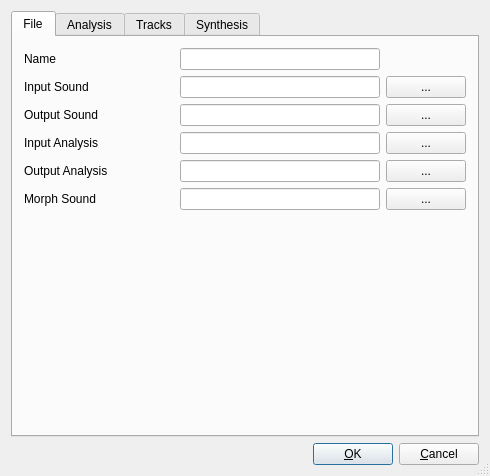
<?xml version="1.0" encoding="UTF-8"?>
<ui version="4.0">
 <class>SMSConfigDlg</class>
 <widget class="QDialog" name="SMSConfigDlg">
  <property name="geometry">
   <rect>
    <x>0</x>
    <y>0</y>
    <width>490</width>
    <height>476</height>
   </rect>
  </property>
  <property name="windowTitle">
   <string>SMSTools 2 - New Configuration</string>
  </property>
  <property name="sizeGripEnabled">
   <bool>true</bool>
  </property>
  <layout class="QVBoxLayout">
   <property name="spacing">
    <number>6</number>
   </property>
   <property name="margin">
    <number>11</number>
   </property>
   <item>
    <widget class="QTabWidget" name="mConfigTab">
     <widget class="QWidget" name="mFilePage">
      <attribute name="title">
       <string>File</string>
      </attribute>
      <layout class="QGridLayout">
       <item row="0" column="4">
        <widget class="QLineEdit" name="mCfgNameLineEdit">
         <property name="sizePolicy">
          <sizepolicy hsizetype="Expanding" vsizetype="Fixed">
           <horstretch>0</horstretch>
           <verstretch>0</verstretch>
          </sizepolicy>
         </property>
         <property name="minimumSize">
          <size>
           <width>200</width>
           <height>21</height>
          </size>
         </property>
        </widget>
       </item>
       <item row="1" column="4">
        <widget class="QLineEdit" name="mInputSoundLineEdit">
         <property name="minimumSize">
          <size>
           <width>200</width>
           <height>21</height>
          </size>
         </property>
        </widget>
       </item>
       <item row="1" column="5">
        <widget class="QPushButton" name="mBrowseInputSoundFile">
         <property name="text">
          <string>...</string>
         </property>
        </widget>
       </item>
       <item row="0" column="0">
        <widget class="QLabel" name="mCfgNameLabel">
         <property name="text">
          <string>Name</string>
         </property>
         <property name="wordWrap">
          <bool>false</bool>
         </property>
        </widget>
       </item>
       <item row="2" column="4">
        <widget class="QLineEdit" name="mOutputSoundLineEdit">
         <property name="minimumSize">
          <size>
           <width>200</width>
           <height>21</height>
          </size>
         </property>
        </widget>
       </item>
       <item row="3" column="5">
        <widget class="QPushButton" name="mBrowseInputAnalysisFile">
         <property name="text">
          <string>...</string>
         </property>
        </widget>
       </item>
       <item row="3" column="4">
        <widget class="QLineEdit" name="mInputAnalysisLineEdit">
         <property name="minimumSize">
          <size>
           <width>200</width>
           <height>21</height>
          </size>
         </property>
        </widget>
       </item>
       <item row="3" column="3">
        <spacer name="hspacing4">
         <property name="orientation">
          <enum>Qt::Horizontal</enum>
         </property>
         <property name="sizeType">
          <enum>QSizePolicy::Expanding</enum>
         </property>
         <property name="sizeHint" stdset="0">
          <size>
           <width>30</width>
           <height>21</height>
          </size>
         </property>
        </spacer>
       </item>
       <item row="2" column="3">
        <spacer name="hspacing3">
         <property name="orientation">
          <enum>Qt::Horizontal</enum>
         </property>
         <property name="sizeType">
          <enum>QSizePolicy::Expanding</enum>
         </property>
         <property name="sizeHint" stdset="0">
          <size>
           <width>30</width>
           <height>21</height>
          </size>
         </property>
        </spacer>
       </item>
       <item row="1" column="2" colspan="2">
        <spacer name="hspacing2">
         <property name="orientation">
          <enum>Qt::Horizontal</enum>
         </property>
         <property name="sizeType">
          <enum>QSizePolicy::Expanding</enum>
         </property>
         <property name="sizeHint" stdset="0">
          <size>
           <width>40</width>
           <height>20</height>
          </size>
         </property>
        </spacer>
       </item>
       <item row="2" column="5">
        <widget class="QPushButton" name="mBrowseOutputSoundFile">
         <property name="text">
          <string>...</string>
         </property>
        </widget>
       </item>
       <item row="0" column="1" colspan="3">
        <spacer name="hspacing1">
         <property name="orientation">
          <enum>Qt::Horizontal</enum>
         </property>
         <property name="sizeType">
          <enum>QSizePolicy::Expanding</enum>
         </property>
         <property name="sizeHint" stdset="0">
          <size>
           <width>60</width>
           <height>21</height>
          </size>
         </property>
        </spacer>
       </item>
       <item row="2" column="0" colspan="2">
        <widget class="QLabel" name="mOutputSoundFileNameLabel">
         <property name="text">
          <string>Output Sound</string>
         </property>
         <property name="wordWrap">
          <bool>false</bool>
         </property>
        </widget>
       </item>
       <item row="3" column="0" colspan="2">
        <widget class="QLabel" name="mInputAnalysisFileLabel">
         <property name="text">
          <string>Input Analysis</string>
         </property>
         <property name="wordWrap">
          <bool>false</bool>
         </property>
        </widget>
       </item>
       <item row="1" column="0">
        <widget class="QLabel" name="mInputSoundFileLabel">
         <property name="text">
          <string>Input Sound</string>
         </property>
         <property name="wordWrap">
          <bool>false</bool>
         </property>
        </widget>
       </item>
       <item row="4" column="0" colspan="3">
        <widget class="QLabel" name="mOutputAnalysisFileLabel">
         <property name="text">
          <string>Output Analysis</string>
         </property>
         <property name="wordWrap">
          <bool>false</bool>
         </property>
        </widget>
       </item>
       <item row="4" column="3">
        <spacer name="hspacing5">
         <property name="orientation">
          <enum>Qt::Horizontal</enum>
         </property>
         <property name="sizeType">
          <enum>QSizePolicy::Expanding</enum>
         </property>
         <property name="sizeHint" stdset="0">
          <size>
           <width>30</width>
           <height>21</height>
          </size>
         </property>
        </spacer>
       </item>
       <item row="4" column="5">
        <widget class="QPushButton" name="mBrowseOutputAnalysisFile">
         <property name="text">
          <string>...</string>
         </property>
        </widget>
       </item>
       <item row="4" column="4">
        <widget class="QLineEdit" name="mOutputAnalysisLineEdit">
         <property name="minimumSize">
          <size>
           <width>200</width>
           <height>21</height>
          </size>
         </property>
        </widget>
       </item>
       <item row="6" column="4">
        <spacer name="vspace0">
         <property name="orientation">
          <enum>Qt::Vertical</enum>
         </property>
         <property name="sizeType">
          <enum>QSizePolicy::Expanding</enum>
         </property>
         <property name="sizeHint" stdset="0">
          <size>
           <width>21</width>
           <height>40</height>
          </size>
         </property>
        </spacer>
       </item>
       <item row="5" column="0" colspan="3">
        <widget class="QLabel" name="mMorphSoundFileLabel">
         <property name="text">
          <string>Morph Sound</string>
         </property>
         <property name="wordWrap">
          <bool>false</bool>
         </property>
        </widget>
       </item>
       <item row="5" column="3">
        <spacer name="hspacing6">
         <property name="orientation">
          <enum>Qt::Horizontal</enum>
         </property>
         <property name="sizeType">
          <enum>QSizePolicy::Expanding</enum>
         </property>
         <property name="sizeHint" stdset="0">
          <size>
           <width>36</width>
           <height>21</height>
          </size>
         </property>
        </spacer>
       </item>
       <item row="5" column="4">
        <widget class="QLineEdit" name="mMorphSoundFileLineEdit">
         <property name="minimumSize">
          <size>
           <width>200</width>
           <height>21</height>
          </size>
         </property>
        </widget>
       </item>
       <item row="5" column="5">
        <widget class="QPushButton" name="mBrowseMorphSoundFile">
         <property name="text">
          <string>...</string>
         </property>
        </widget>
       </item>
      </layout>
     </widget>
     <widget class="QWidget" name="mAnalysisPage">
      <attribute name="title">
       <string>Analysis</string>
      </attribute>
      <layout class="QGridLayout">
       <item row="0" column="1">
        <spacer name="haspacing0">
         <property name="orientation">
          <enum>Qt::Horizontal</enum>
         </property>
         <property name="sizeType">
          <enum>QSizePolicy::Expanding</enum>
         </property>
         <property name="sizeHint" stdset="0">
          <size>
           <width>31</width>
           <height>21</height>
          </size>
         </property>
        </spacer>
       </item>
       <item row="0" column="2">
        <widget class="QLineEdit" name="mAnalysisWindowSizeLineEdit">
         <property name="maxLength">
          <number>32767</number>
         </property>
         <property name="echoMode">
          <enum>QLineEdit::Normal</enum>
         </property>
         <property name="alignment">
          <set>Qt::AlignRight</set>
         </property>
        </widget>
       </item>
       <item row="1" column="1">
        <spacer name="haspacing1">
         <property name="orientation">
          <enum>Qt::Horizontal</enum>
         </property>
         <property name="sizeType">
          <enum>QSizePolicy::Expanding</enum>
         </property>
         <property name="sizeHint" stdset="0">
          <size>
           <width>31</width>
           <height>21</height>
          </size>
         </property>
        </spacer>
       </item>
       <item row="1" column="2">
        <widget class="QLineEdit" name="mAnalysisHopSizeLineEdit">
         <property name="alignment">
          <set>Qt::AlignRight</set>
         </property>
        </widget>
       </item>
       <item row="2" column="1">
        <spacer name="haspacing2">
         <property name="orientation">
          <enum>Qt::Horizontal</enum>
         </property>
         <property name="sizeType">
          <enum>QSizePolicy::Expanding</enum>
         </property>
         <property name="sizeHint" stdset="0">
          <size>
           <width>31</width>
           <height>21</height>
          </size>
         </property>
        </spacer>
       </item>
       <item row="2" column="2">
        <widget class="QComboBox" name="mAnalysisWindowTypeComboBox">
         <property name="sizePolicy">
          <sizepolicy hsizetype="Expanding" vsizetype="Fixed">
           <horstretch>0</horstretch>
           <verstretch>0</verstretch>
          </sizepolicy>
         </property>
        </widget>
       </item>
       <item row="4" column="1">
        <spacer name="haspacing4">
         <property name="orientation">
          <enum>Qt::Horizontal</enum>
         </property>
         <property name="sizeType">
          <enum>QSizePolicy::Expanding</enum>
         </property>
         <property name="sizeHint" stdset="0">
          <size>
           <width>31</width>
           <height>21</height>
          </size>
         </property>
        </spacer>
       </item>
       <item row="4" column="2">
        <widget class="QComboBox" name="mResAnalysisWindowTypeComboBox">
         <property name="sizePolicy">
          <sizepolicy hsizetype="Expanding" vsizetype="Fixed">
           <horstretch>0</horstretch>
           <verstretch>0</verstretch>
          </sizepolicy>
         </property>
        </widget>
       </item>
       <item row="3" column="1">
        <spacer name="haspzcing3">
         <property name="orientation">
          <enum>Qt::Horizontal</enum>
         </property>
         <property name="sizeType">
          <enum>QSizePolicy::Expanding</enum>
         </property>
         <property name="sizeHint" stdset="0">
          <size>
           <width>31</width>
           <height>21</height>
          </size>
         </property>
        </spacer>
       </item>
       <item row="3" column="2">
        <widget class="QLineEdit" name="mResAnalysisWindowSizeLineEdit">
         <property name="alignment">
          <set>Qt::AlignRight</set>
         </property>
        </widget>
       </item>
       <item row="5" column="1">
        <spacer name="haspzcing5">
         <property name="orientation">
          <enum>Qt::Horizontal</enum>
         </property>
         <property name="sizeType">
          <enum>QSizePolicy::Expanding</enum>
         </property>
         <property name="sizeHint" stdset="0">
          <size>
           <width>31</width>
           <height>21</height>
          </size>
         </property>
        </spacer>
       </item>
       <item row="5" column="2">
        <widget class="QLineEdit" name="mAnalysisZeroPaddingFactorLineEdit">
         <property name="alignment">
          <set>Qt::AlignRight</set>
         </property>
        </widget>
       </item>
       <item row="0" column="0">
        <widget class="QLabel" name="mAnalysisWindowSizeLabel">
         <property name="text">
          <string>Window Size</string>
         </property>
         <property name="wordWrap">
          <bool>false</bool>
         </property>
        </widget>
       </item>
       <item row="1" column="0">
        <widget class="QLabel" name="mAnalysisHopSizeLabel">
         <property name="text">
          <string>Hop Size</string>
         </property>
         <property name="wordWrap">
          <bool>false</bool>
         </property>
        </widget>
       </item>
       <item row="2" column="0">
        <widget class="QLabel" name="mAnalysiWindowTypeLabel">
         <property name="text">
          <string>Window Type</string>
         </property>
         <property name="wordWrap">
          <bool>false</bool>
         </property>
        </widget>
       </item>
       <item row="3" column="0">
        <widget class="QLabel" name="mResAnalysisWindowSizeLabel">
         <property name="text">
          <string>Res Window Size</string>
         </property>
         <property name="wordWrap">
          <bool>false</bool>
         </property>
        </widget>
       </item>
       <item row="4" column="0">
        <widget class="QLabel" name="mResAnalysisWindowTypeLabel">
         <property name="text">
          <string>Res Window Type</string>
         </property>
         <property name="wordWrap">
          <bool>false</bool>
         </property>
        </widget>
       </item>
       <item row="5" column="0">
        <widget class="QLabel" name="mAnalysisZeroPaddingFactorLabel">
         <property name="text">
          <string>Zero Padding Factor</string>
         </property>
         <property name="wordWrap">
          <bool>false</bool>
         </property>
        </widget>
       </item>
       <item row="6" column="0">
        <widget class="QLabel" name="mAnalysisPeakDetectMagThresholdLabel">
         <property name="text">
          <string>PeakDetectMagThreshold</string>
         </property>
         <property name="wordWrap">
          <bool>false</bool>
         </property>
        </widget>
       </item>
       <item row="6" column="1">
        <spacer name="haspzcing6">
         <property name="orientation">
          <enum>Qt::Horizontal</enum>
         </property>
         <property name="sizeType">
          <enum>QSizePolicy::Expanding</enum>
         </property>
         <property name="sizeHint" stdset="0">
          <size>
           <width>31</width>
           <height>21</height>
          </size>
         </property>
        </spacer>
       </item>
       <item row="6" column="2">
        <widget class="QLineEdit" name="mAnalysisPeakDetectMagThresholdLineEdit">
         <property name="alignment">
          <set>Qt::AlignRight</set>
         </property>
        </widget>
       </item>
       <item row="7" column="1">
        <spacer name="haspzcing7">
         <property name="orientation">
          <enum>Qt::Horizontal</enum>
         </property>
         <property name="sizeType">
          <enum>QSizePolicy::Expanding</enum>
         </property>
         <property name="sizeHint" stdset="0">
          <size>
           <width>31</width>
           <height>21</height>
          </size>
         </property>
        </spacer>
       </item>
       <item row="7" column="2">
        <widget class="QLineEdit" name="mAnalysisPeakDetectMaxFreqLineEdit">
         <property name="alignment">
          <set>Qt::AlignRight</set>
         </property>
        </widget>
       </item>
       <item row="8" column="0">
        <widget class="QLabel" name="mAnalysisSinTrackingFreqDeviationLabel">
         <property name="text">
          <string>SinTrackingFreqDeviation</string>
         </property>
         <property name="wordWrap">
          <bool>false</bool>
         </property>
        </widget>
       </item>
       <item row="8" column="1">
        <spacer name="haspzcing8">
         <property name="orientation">
          <enum>Qt::Horizontal</enum>
         </property>
         <property name="sizeType">
          <enum>QSizePolicy::Expanding</enum>
         </property>
         <property name="sizeHint" stdset="0">
          <size>
           <width>31</width>
           <height>21</height>
          </size>
         </property>
        </spacer>
       </item>
       <item row="8" column="2">
        <widget class="QLineEdit" name="mAnalysisSinTrackingFreqDeviationLineEdit">
         <property name="alignment">
          <set>Qt::AlignRight</set>
         </property>
        </widget>
       </item>
       <item row="7" column="0">
        <widget class="QLabel" name="mAnalysisPeakDetectMaxFreqLabel">
         <property name="text">
          <string>PeakDetectMaxFreq</string>
         </property>
         <property name="wordWrap">
          <bool>false</bool>
         </property>
        </widget>
       </item>
       <item row="9" column="1">
        <spacer name="haspzcing9">
         <property name="orientation">
          <enum>Qt::Horizontal</enum>
         </property>
         <property name="sizeType">
          <enum>QSizePolicy::Expanding</enum>
         </property>
         <property name="sizeHint" stdset="0">
          <size>
           <width>31</width>
           <height>21</height>
          </size>
         </property>
        </spacer>
       </item>
       <item row="9" column="2">
        <widget class="QLineEdit" name="mAnalysisReferenceFundFreqLineEdit">
         <property name="alignment">
          <set>Qt::AlignRight</set>
         </property>
        </widget>
       </item>
       <item row="9" column="0">
        <widget class="QLabel" name="mAnalysisReferenceFunFreqLabel">
         <property name="text">
          <string>Reference FundFreq</string>
         </property>
         <property name="wordWrap">
          <bool>false</bool>
         </property>
        </widget>
       </item>
       <item row="10" column="1">
        <spacer name="haspzcing10">
         <property name="orientation">
          <enum>Qt::Horizontal</enum>
         </property>
         <property name="sizeType">
          <enum>QSizePolicy::Expanding</enum>
         </property>
         <property name="sizeHint" stdset="0">
          <size>
           <width>31</width>
           <height>21</height>
          </size>
         </property>
        </spacer>
       </item>
       <item row="10" column="2">
        <widget class="QLineEdit" name="mAnalysisLowestFundFreqLineEdit">
         <property name="alignment">
          <set>Qt::AlignRight</set>
         </property>
        </widget>
       </item>
       <item row="10" column="0">
        <widget class="QLabel" name="mAnalysisLowestFundFreqLabel">
         <property name="text">
          <string>Lowest FundFreq</string>
         </property>
         <property name="wordWrap">
          <bool>false</bool>
         </property>
        </widget>
       </item>
       <item row="11" column="1">
        <spacer name="haspzcing11">
         <property name="orientation">
          <enum>Qt::Horizontal</enum>
         </property>
         <property name="sizeType">
          <enum>QSizePolicy::Expanding</enum>
         </property>
         <property name="sizeHint" stdset="0">
          <size>
           <width>31</width>
           <height>21</height>
          </size>
         </property>
        </spacer>
       </item>
       <item row="11" column="2">
        <widget class="QLineEdit" name="mAnalysisHighestFundFreqLineEdit">
         <property name="alignment">
          <set>Qt::AlignRight</set>
         </property>
        </widget>
       </item>
       <item row="11" column="0">
        <widget class="QLabel" name="mAnalysisHighestFundFreqLabel">
         <property name="text">
          <string>Highest FundFreq</string>
         </property>
         <property name="wordWrap">
          <bool>false</bool>
         </property>
        </widget>
       </item>
       <item row="12" column="0">
        <widget class="QCheckBox" name="mHarmonicAnalysisCheckBox">
         <property name="text">
          <string>Harmonic Analysis</string>
         </property>
        </widget>
       </item>
      </layout>
     </widget>
     <widget class="QWidget" name="mTracksPage">
      <attribute name="title">
       <string>Tracks</string>
      </attribute>
      <layout class="QGridLayout">
       <item row="0" column="1" colspan="2">
        <spacer name="hctspacing0">
         <property name="orientation">
          <enum>Qt::Horizontal</enum>
         </property>
         <property name="sizeType">
          <enum>QSizePolicy::Expanding</enum>
         </property>
         <property name="sizeHint" stdset="0">
          <size>
           <width>41</width>
           <height>31</height>
          </size>
         </property>
        </spacer>
       </item>
       <item row="2" column="0" colspan="2">
        <widget class="QLabel" name="mCleanTracksMinLengthLabel">
         <property name="text">
          <string>Clean Tracks Min Length</string>
         </property>
         <property name="wordWrap">
          <bool>false</bool>
         </property>
        </widget>
       </item>
       <item row="2" column="3">
        <widget class="QLineEdit" name="mCleanTracksMinLengthLineEdit">
         <property name="frame">
          <bool>true</bool>
         </property>
         <property name="alignment">
          <set>Qt::AlignRight</set>
         </property>
        </widget>
       </item>
       <item row="1" column="3">
        <widget class="QLineEdit" name="mCleanTracksMaxDropOutLineEdit">
         <property name="frame">
          <bool>true</bool>
         </property>
         <property name="alignment">
          <set>Qt::AlignRight</set>
         </property>
        </widget>
       </item>
       <item row="1" column="2">
        <spacer name="hctspacing1">
         <property name="orientation">
          <enum>Qt::Horizontal</enum>
         </property>
         <property name="sizeType">
          <enum>QSizePolicy::Expanding</enum>
         </property>
         <property name="sizeHint" stdset="0">
          <size>
           <width>80</width>
           <height>31</height>
          </size>
         </property>
        </spacer>
       </item>
       <item row="1" column="0" colspan="2">
        <widget class="QLabel" name="mCleanTracksMaxDropOutLabel">
         <property name="text">
          <string>Clean Tracks Max DropOut</string>
         </property>
         <property name="wordWrap">
          <bool>false</bool>
         </property>
        </widget>
       </item>
       <item row="0" column="0">
        <widget class="QCheckBox" name="mCleanTracksCheckBox">
         <property name="text">
          <string>Do Clean Tracks</string>
         </property>
        </widget>
       </item>
       <item row="2" column="2">
        <spacer name="hctspacing2">
         <property name="orientation">
          <enum>Qt::Horizontal</enum>
         </property>
         <property name="sizeType">
          <enum>QSizePolicy::Expanding</enum>
         </property>
         <property name="sizeHint" stdset="0">
          <size>
           <width>68</width>
           <height>20</height>
          </size>
         </property>
        </spacer>
       </item>
       <item row="3" column="0">
        <spacer name="vctspacing0">
         <property name="orientation">
          <enum>Qt::Vertical</enum>
         </property>
         <property name="sizeType">
          <enum>QSizePolicy::Expanding</enum>
         </property>
         <property name="sizeHint" stdset="0">
          <size>
           <width>21</width>
           <height>51</height>
          </size>
         </property>
        </spacer>
       </item>
      </layout>
     </widget>
     <widget class="QWidget" name="mSynthPage">
      <attribute name="title">
       <string>Synthesis</string>
      </attribute>
      <layout class="QGridLayout">
       <item row="0" column="2">
        <widget class="QLineEdit" name="mSynthFrameSizeLineEdit">
         <property name="alignment">
          <set>Qt::AlignRight</set>
         </property>
        </widget>
       </item>
       <item row="0" column="0">
        <widget class="QLabel" name="mSynthesisFrameSizeLabel">
         <property name="text">
          <string>Frame Size</string>
         </property>
         <property name="wordWrap">
          <bool>false</bool>
         </property>
        </widget>
       </item>
       <item row="0" column="1">
        <spacer name="hsynthspacing0">
         <property name="orientation">
          <enum>Qt::Horizontal</enum>
         </property>
         <property name="sizeType">
          <enum>QSizePolicy::Expanding</enum>
         </property>
         <property name="sizeHint" stdset="0">
          <size>
           <width>61</width>
           <height>21</height>
          </size>
         </property>
        </spacer>
       </item>
       <item row="1" column="1">
        <spacer name="hsynthspacing0_2">
         <property name="orientation">
          <enum>Qt::Horizontal</enum>
         </property>
         <property name="sizeType">
          <enum>QSizePolicy::Expanding</enum>
         </property>
         <property name="sizeHint" stdset="0">
          <size>
           <width>61</width>
           <height>21</height>
          </size>
         </property>
        </spacer>
       </item>
       <item row="1" column="0">
        <widget class="QLabel" name="mSynthesisWindowTypeLabel">
         <property name="text">
          <string>Window Type</string>
         </property>
         <property name="wordWrap">
          <bool>false</bool>
         </property>
        </widget>
       </item>
       <item row="1" column="2">
        <widget class="QComboBox" name="mSynthWindowTypeComboBox"/>
       </item>
       <item row="2" column="0">
        <spacer name="vsynthspacing0">
         <property name="orientation">
          <enum>Qt::Vertical</enum>
         </property>
         <property name="sizeType">
          <enum>QSizePolicy::Expanding</enum>
         </property>
         <property name="sizeHint" stdset="0">
          <size>
           <width>21</width>
           <height>41</height>
          </size>
         </property>
        </spacer>
       </item>
      </layout>
     </widget>
    </widget>
   </item>
   <item>
    <layout class="QHBoxLayout">
     <property name="spacing">
      <number>6</number>
     </property>
     <property name="margin">
      <number>0</number>
     </property>
     <item>
      <spacer name="hspacing0">
       <property name="orientation">
        <enum>Qt::Horizontal</enum>
       </property>
       <property name="sizeType">
        <enum>QSizePolicy::Expanding</enum>
       </property>
       <property name="sizeHint" stdset="0">
        <size>
         <width>20</width>
         <height>20</height>
        </size>
       </property>
      </spacer>
     </item>
     <item>
      <widget class="QPushButton" name="buttonOk">
       <property name="text">
        <string>&amp;OK</string>
       </property>
       <property name="shortcut">
        <string/>
       </property>
       <property name="autoDefault">
        <bool>true</bool>
       </property>
       <property name="default">
        <bool>true</bool>
       </property>
      </widget>
     </item>
     <item>
      <widget class="QPushButton" name="buttonCancel">
       <property name="text">
        <string>&amp;Cancel</string>
       </property>
       <property name="shortcut">
        <string/>
       </property>
       <property name="autoDefault">
        <bool>true</bool>
       </property>
      </widget>
     </item>
    </layout>
   </item>
  </layout>
 </widget>
 <layoutdefault spacing="6" margin="11"/>
 <pixmapfunction>qPixmapFromMimeSource</pixmapfunction>
 <tabstops>
  <tabstop>mConfigTab</tabstop>
  <tabstop>mCfgNameLineEdit</tabstop>
  <tabstop>mInputSoundLineEdit</tabstop>
  <tabstop>mBrowseInputSoundFile</tabstop>
  <tabstop>mOutputSoundLineEdit</tabstop>
  <tabstop>mBrowseOutputSoundFile</tabstop>
  <tabstop>mInputAnalysisLineEdit</tabstop>
  <tabstop>mBrowseInputAnalysisFile</tabstop>
  <tabstop>mOutputAnalysisLineEdit</tabstop>
  <tabstop>mBrowseOutputAnalysisFile</tabstop>
  <tabstop>mMorphSoundFileLineEdit</tabstop>
  <tabstop>mBrowseMorphSoundFile</tabstop>
  <tabstop>mAnalysisWindowSizeLineEdit</tabstop>
  <tabstop>mAnalysisHopSizeLineEdit</tabstop>
  <tabstop>mAnalysisWindowTypeComboBox</tabstop>
  <tabstop>mResAnalysisWindowSizeLineEdit</tabstop>
  <tabstop>mResAnalysisWindowTypeComboBox</tabstop>
  <tabstop>mAnalysisZeroPaddingFactorLineEdit</tabstop>
  <tabstop>mAnalysisPeakDetectMagThresholdLineEdit</tabstop>
  <tabstop>mAnalysisPeakDetectMaxFreqLineEdit</tabstop>
  <tabstop>mAnalysisSinTrackingFreqDeviationLineEdit</tabstop>
  <tabstop>mAnalysisReferenceFundFreqLineEdit</tabstop>
  <tabstop>mAnalysisLowestFundFreqLineEdit</tabstop>
  <tabstop>mAnalysisHighestFundFreqLineEdit</tabstop>
  <tabstop>mHarmonicAnalysisCheckBox</tabstop>
  <tabstop>mCleanTracksCheckBox</tabstop>
  <tabstop>mCleanTracksMaxDropOutLineEdit</tabstop>
  <tabstop>mCleanTracksMinLengthLineEdit</tabstop>
  <tabstop>mSynthFrameSizeLineEdit</tabstop>
  <tabstop>mSynthWindowTypeComboBox</tabstop>
  <tabstop>buttonOk</tabstop>
  <tabstop>buttonCancel</tabstop>
 </tabstops>
 <resources/>
 <connections>
  <connection>
   <sender>buttonOk</sender>
   <signal>clicked()</signal>
   <receiver>SMSConfigDlg</receiver>
   <slot>accept()</slot>
   <hints>
    <hint type="sourcelabel">
     <x>20</x>
     <y>20</y>
    </hint>
    <hint type="destinationlabel">
     <x>20</x>
     <y>20</y>
    </hint>
   </hints>
  </connection>
  <connection>
   <sender>buttonCancel</sender>
   <signal>clicked()</signal>
   <receiver>SMSConfigDlg</receiver>
   <slot>reject()</slot>
   <hints>
    <hint type="sourcelabel">
     <x>20</x>
     <y>20</y>
    </hint>
    <hint type="destinationlabel">
     <x>20</x>
     <y>20</y>
    </hint>
   </hints>
  </connection>
  <connection>
   <sender>mBrowseInputSoundFile</sender>
   <signal>clicked()</signal>
   <receiver>SMSConfigDlg</receiver>
   <slot>browseInputSoundFile()</slot>
   <hints>
    <hint type="sourcelabel">
     <x>20</x>
     <y>20</y>
    </hint>
    <hint type="destinationlabel">
     <x>20</x>
     <y>20</y>
    </hint>
   </hints>
  </connection>
  <connection>
   <sender>mBrowseOutputSoundFile</sender>
   <signal>clicked()</signal>
   <receiver>SMSConfigDlg</receiver>
   <slot>browseOutputSoundFile()</slot>
   <hints>
    <hint type="sourcelabel">
     <x>20</x>
     <y>20</y>
    </hint>
    <hint type="destinationlabel">
     <x>20</x>
     <y>20</y>
    </hint>
   </hints>
  </connection>
  <connection>
   <sender>mBrowseInputAnalysisFile</sender>
   <signal>clicked()</signal>
   <receiver>SMSConfigDlg</receiver>
   <slot>browseInputAnalysisFile()</slot>
   <hints>
    <hint type="sourcelabel">
     <x>20</x>
     <y>20</y>
    </hint>
    <hint type="destinationlabel">
     <x>20</x>
     <y>20</y>
    </hint>
   </hints>
  </connection>
  <connection>
   <sender>mBrowseOutputAnalysisFile</sender>
   <signal>clicked()</signal>
   <receiver>SMSConfigDlg</receiver>
   <slot>browseOutputAnalysisFile()</slot>
   <hints>
    <hint type="sourcelabel">
     <x>20</x>
     <y>20</y>
    </hint>
    <hint type="destinationlabel">
     <x>20</x>
     <y>20</y>
    </hint>
   </hints>
  </connection>
  <connection>
   <sender>mBrowseMorphSoundFile</sender>
   <signal>clicked()</signal>
   <receiver>SMSConfigDlg</receiver>
   <slot>browseMorphSoundFile()</slot>
   <hints>
    <hint type="sourcelabel">
     <x>20</x>
     <y>20</y>
    </hint>
    <hint type="destinationlabel">
     <x>20</x>
     <y>20</y>
    </hint>
   </hints>
  </connection>
 </connections>
</ui>
